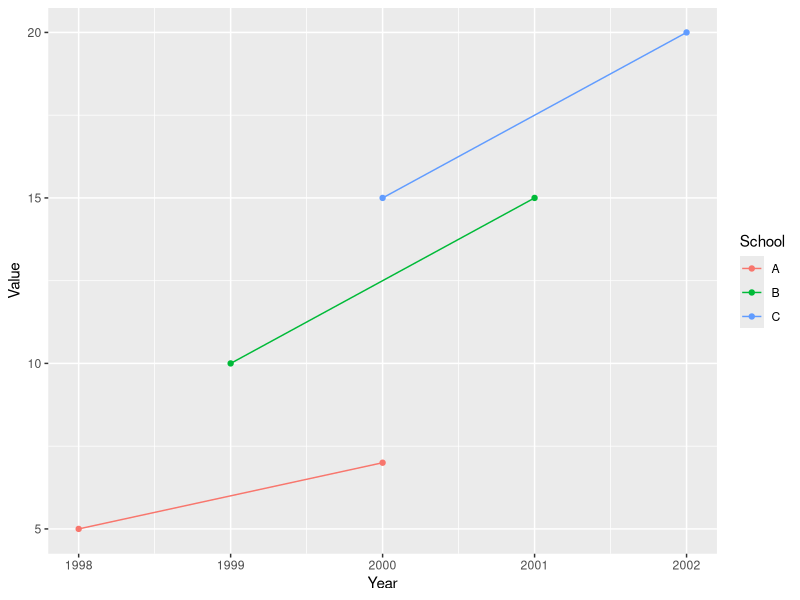
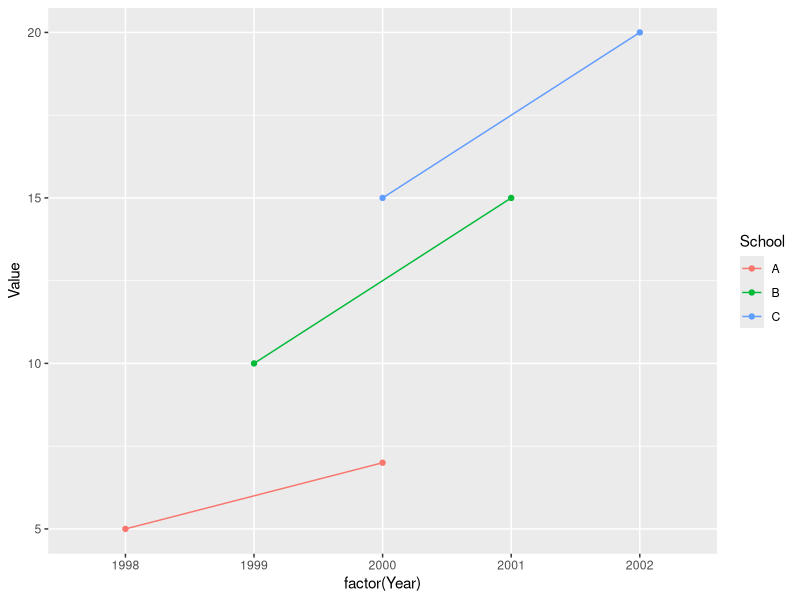
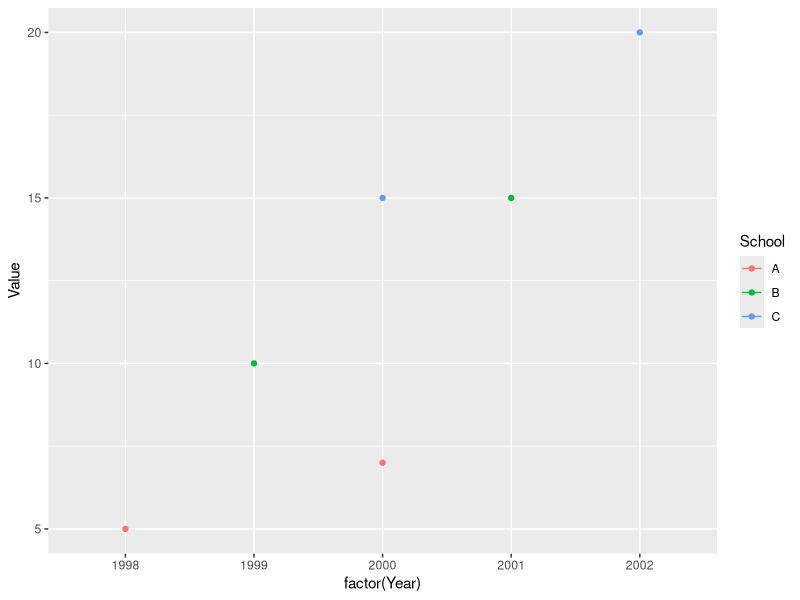
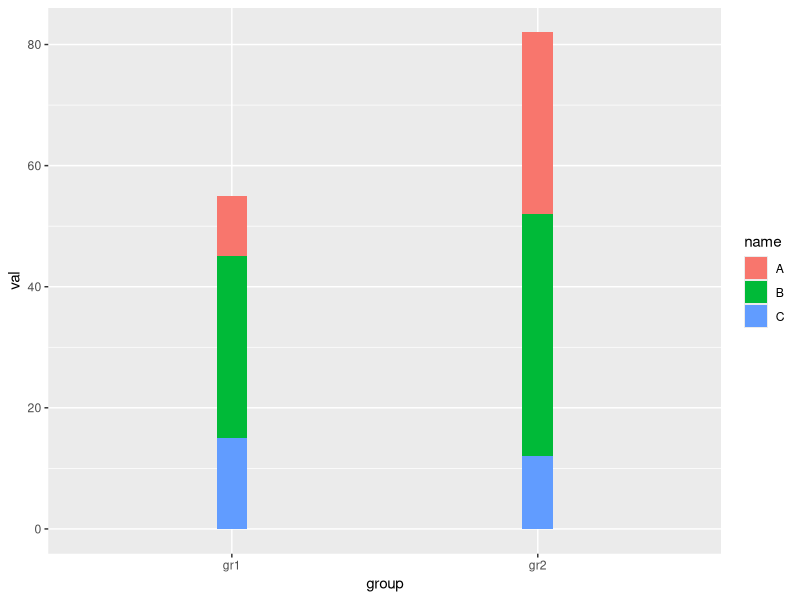

Here is the R script that generated these plots, in order:
df = read.table(text = 
                  "School      Year    Value 
 A           1998    5
 B           1999    10
 C           2000    15
 A           2000    7
 B           2001    15
 C           2002    20", sep = "", header = TRUE)

library(ggplot2)

(p1 <- ggplot(data = df, aes(x = Year, y = Value, colour = School)) +       
    geom_line() + geom_point())

(p2 <- ggplot(data = df, aes(x = factor(Year), y = Value, colour = School)) +       
    geom_line(aes(group = School)) + geom_point())

(p3 <- ggplot(data = df, aes(x = factor(Year), y = Value, colour = School)) +       
    geom_line() + geom_point())


library(ggplot2)
data = rbind(data.frame('val' = c(10, 30, 15), 'name' = c('A', 'B', 'C'), group = 'gr1'), data.frame('val' = c(30, 40, 12), 'name' = c('A', 'B', 'C'), group = 'gr2'))
ggplot(data,                         # Draw barplot with grouping & stacking
       aes(x = group,
           y = val,
           fill = name)) + 
  geom_bar(stat = "identity",
           position = "stack", width = .1)